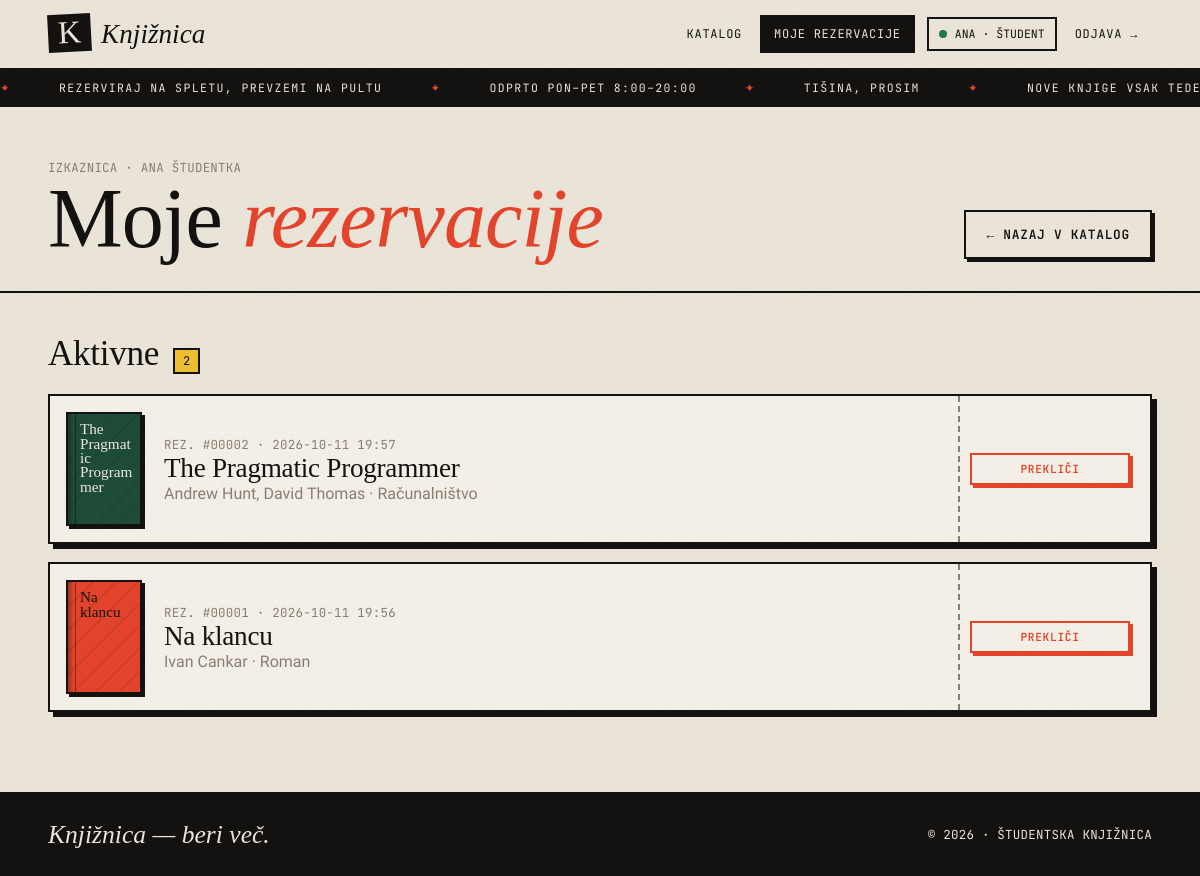
The page /moje-rezervacije (signed in) on the database its author committed.
### tables this page shows
CREATE TABLE users (
    id INTEGER PRIMARY KEY AUTOINCREMENT,
    name TEXT NOT NULL,
    email TEXT NOT NULL UNIQUE COLLATE NOCASE,
    password_hash TEXT NOT NULL,
    role TEXT NOT NULL CHECK (role IN ('student', 'admin')),
    created_at TEXT NOT NULL DEFAULT (datetime('now', 'localtime'))
);

CREATE TABLE reservations (
    id INTEGER PRIMARY KEY AUTOINCREMENT,
    user_id INTEGER NOT NULL REFERENCES users(id) ON DELETE CASCADE,
    book_id INTEGER NOT NULL REFERENCES books(id) ON DELETE CASCADE,
    status TEXT NOT NULL DEFAULT 'active' CHECK (status IN ('active', 'cancelled')),
    created_at TEXT NOT NULL DEFAULT (datetime('now', 'localtime')),
    cancelled_at TEXT
);

CREATE TABLE books (
    id INTEGER PRIMARY KEY AUTOINCREMENT,
    title TEXT NOT NULL,
    author TEXT NOT NULL,
    category TEXT NOT NULL,
    description TEXT NOT NULL DEFAULT '',
    year INTEGER,
    cover_url TEXT NOT NULL DEFAULT '',
    total_copies INTEGER NOT NULL CHECK (total_copies >= 0),
    available_copies INTEGER NOT NULL CHECK (available_copies >= 0),
    created_at TEXT NOT NULL DEFAULT (datetime('now', 'localtime'))
);

### app.py (the view)
@app.route("/moje-rezervacije")
@role_required("student")
def my_reservations():
    rows = get_db().execute(
        "SELECT r.*, b.title, b.author, b.category, b.cover_url, b.available_copies, b.total_copies"
        " FROM reservations r JOIN books b ON b.id = r.book_id"
        " WHERE r.user_id = ? ORDER BY r.status = 'active' DESC, r.created_at DESC, r.id DESC",
        (current_user()["id"],)).fetchall()
    active = [r for r in rows if r["status"] == "active"]
    history = [r for r in rows if r["status"] != "active"]
    return render_template("my_reservations.html", active=active, history=history)

### app.py (called while the page is built)
def get_db():
    if "db" not in g:
        g.db = sqlite3.connect(DB_PATH)
        g.db.row_factory = sqlite3.Row
        g.db.execute("PRAGMA foreign_keys = ON")
    return g.db

def current_user():
    if "user" not in g:
        uid = session.get("uid")
        g.user = get_db().execute("SELECT * FROM users WHERE id = ?", (uid,)).fetchone() if uid else None
    return g.user

def login_required(view):
    @wraps(view)
    def wrapped(*args, **kwargs):
        if current_user() is None:
            flash("Za to dejanje se moraš prijaviti.", "info")
            return redirect(url_for("login", next=request.path))
        return view(*args, **kwargs)
    return wrapped

def role_required(role):
    def deco(view):
        @wraps(view)
        @login_required
        def wrapped(*args, **kwargs):
            if current_user()["role"] != role:
                abort(403)
            return view(*args, **kwargs)
        return wrapped
    return deco

def csrf_token():
    if "csrf" not in session:
        session["csrf"] = secrets.token_hex(16)
    return session["csrf"]

@app.before_request
def check_csrf():
    if request.method == "POST":
        token = request.form.get("csrf")
        if not token or token != session.get("csrf"):
            abort(400, "Neveljaven CSRF žeton.")

def cover_style(book):
    h = int(sha1(f"{book['title']}{book['author']}".encode()).hexdigest(), 16)
    bg, fg = COVER_PALETTE[h % len(COVER_PALETTE)]
    return {"bg": bg, "fg": fg, "pattern": (h >> 8) % 5}

@app.context_processor
def inject_globals():
    return {"me": current_user(), "csrf_token": csrf_token}

### templates/my_reservations.html (shortened to what this page needs)
{% extends "base.html" %}
{% from "_macros.html" import cover %}
{% block content %}
<section class="page-head">
  <div class="wrap">
    <div class="reveal">
      <span class="mono muted">Izkaznica · {{ me.name }}</span>
      <h1>Moje <em>rezervacije</em></h1>
    </div>
    <a class="btn" href="{{ url_for('catalog') }}">← Nazaj v katalog</a>
  </div>
</section>
<div class="wrap" style="padding-bottom:80px">
  <div class="section-title"><h2>Aktivne</h2><span class="count-badge">{{ active|length }}</span></div>
  {% if active %}
  <div class="ticket-list">
    {% for r in active %}
    <div class="ticket reveal" style="animation-delay:{{ loop.index0 * 50 }}ms">
      {{ cover({'title': r.title, 'author': r.author, 'category': r.category, 'cover_url': r.cover_url, 'year': None}, 'sm') }}
      <div>
        <span class="mono muted">Rez. #{{ '%05d'|format(r.id) }} · {{ r.created_at[:16] }}</span>
        <h3><a href="{{ url_for('book_detail', book_id=r.book_id) }}">{{ r.title }}</a></h3>
        <span class="muted">{{ r.author }} · {{ r.category }}</span>
      </div>
      <div class="t-actions">
        <form method="post" action="{{ url_for('cancel_reservation', res_id=r.id) }}" data-confirm="Prekličem rezervacijo za »{{ r.title }}«?">
          <button class="btn btn-danger btn-sm btn-block" type="submit">Prekliči</button>
        </form>
      </div>
    </div>
    {% endfor %}
  </div>
  {% else %}
  <div class="empty">
    <h3>Nič rezerviranega.</h3>
    <p>Tvoja polica je prazna. Poišči kaj dobrega za branje.</p>
    <a class="btn btn-primary" href="{{ url_for('catalog') }}">Brskaj po katalogu →</a>
  </div>
  {% endif %}
</div>
{% endblock %}

### templates/base.html (shortened to what this page needs)
<!doctype html>
<html lang="sl">
<head>
  <link rel="stylesheet" href="{{ url_for('static', filename='style.css') }}">
</head>
<body>
{% set ep = request.endpoint or '' %}
<header class="topbar">
  <div class="wrap">
    <a class="brand" href="{{ url_for('catalog') }}"><span class="brand-mark">K</span><span class="brand-name">Knjižnica</span></a>
    <nav class="nav">
      <a href="{{ url_for('catalog') }}" class="{{ 'active' if ep in ('catalog','book_detail') }}">Katalog</a>
      {% if me %}
        {% if me.role == 'student' %}
          <a href="{{ url_for('my_reservations') }}" class="{{ 'active' if ep == 'my_reservations' }}">Moje rezervacije</a>
        {% else %}
          <a href="{{ url_for('admin_dashboard') }}" class="{{ 'active' if ep.startswith('admin') }}">Nadzorna plošča</a>
          <a href="{{ url_for('admin_book_new') }}" class="{{ 'active' if ep == 'admin_book_new' }}">+ Nova knjiga</a>
        {% endif %}
        <span class="who"><i class="role-dot {{ me.role }}"></i>{{ me.name.split()[0] }} · {{ 'admin' if me.role == 'admin' else 'študent' }}</span>
        <form method="post" action="{{ url_for('logout') }}">
          <button class="linklike" type="submit">Odjava →</button>
        </form>
      {% else %}
        <a href="{{ url_for('login') }}" class="{{ 'active' if ep == 'login' }}">Prijava</a>
        <a href="{{ url_for('register') }}" class="{{ 'active' if ep == 'register' }}">Registracija</a>
      {% endif %}
    </nav>
  </div>
</header>
<div class="ticker" aria-hidden="true">
  <div class="ticker-track">
    {% for _ in range(2) %}
    <span>Rezerviraj na spletu, prevzemi na pultu</span>
    <span>Odprto pon–pet 8:00–20:00</span>
    <span>Tišina, prosim</span>
    <span>Nove knjige vsak teden</span>
    {% endfor %}
  </div>
</div>
<main>{% block content %}{% endblock %}</main>
<footer>
  <div class="wrap">
    <span class="big">Knjižnica — beri več.</span>
    <span class="mono">© {{ 2026 }} · Študentska knjižnica</span>
  </div>
</footer>
</body>
</html>

### templates/_macros.html (shortened to what this page needs)
{% macro cover(book, size='') -%}
{% set s = cover_style(book) %}
<div class="cover {{ size }}" style="--bg: {{ s.bg }}; --fg: {{ s.fg }};">
  <div class="pat p{{ s.pattern }}"></div>
  <div class="c-bottom">
    <div class="c-title">{{ book.title }}</div>
  </div>
</div>
{%- endmacro %}

### rows shown on the page
users: name "ANA", role "ŠTUDENT", name "ANA ŠTUDENTKA"
reservations: id "00002", created_at "2026-10-11 19:57", title "The Pragmatic Programmer", author "Andrew Hunt, David Thomas", category "Računalništvo"
books: title "The Pragmatic Programmer"
reservations: id "00001", created_at "2026-10-11 19:56", title "Na klancu", author "Ivan Cankar", category "Roman"
books: title "Na klancu"

### other values the page prints
{{ active|length }} "2"
{{ 2026 }} "2026"
